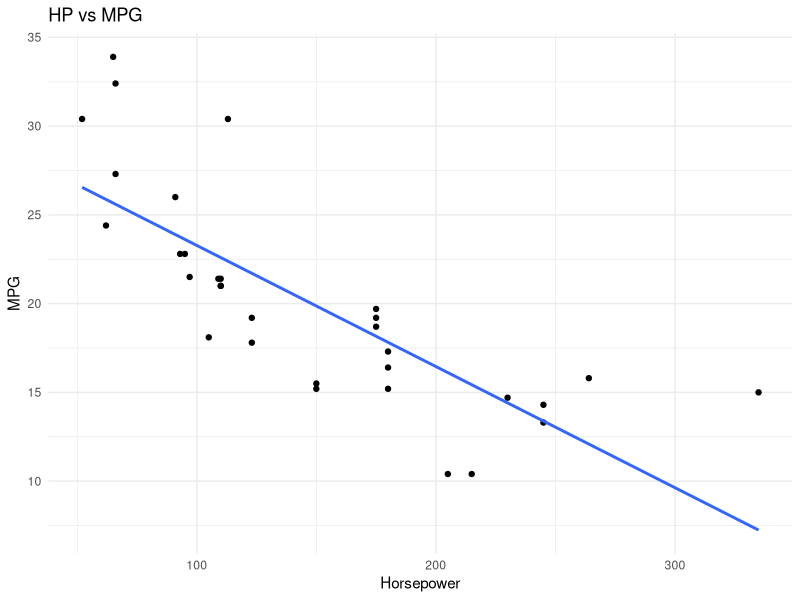
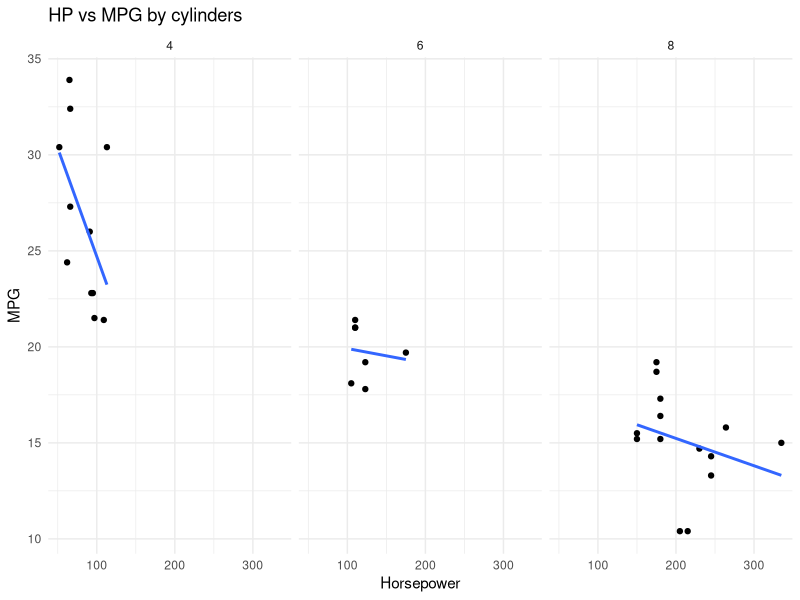
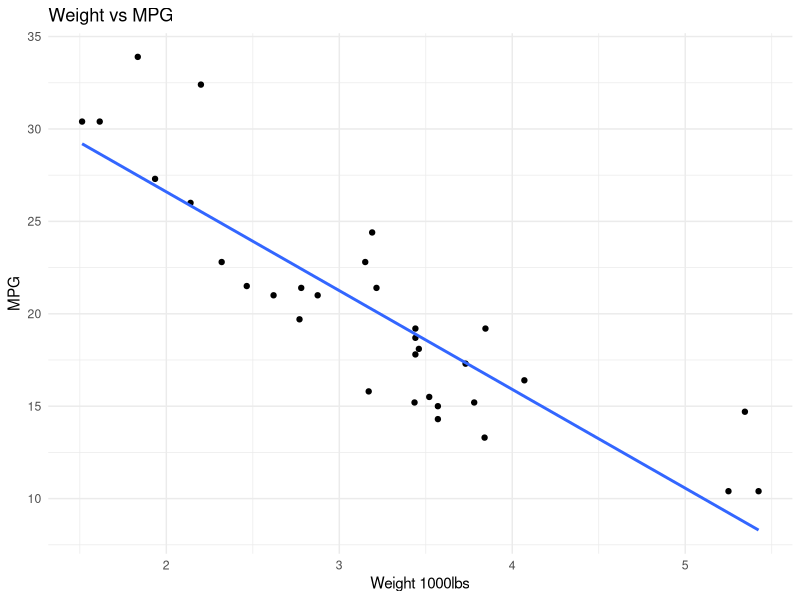

The R script that drew these images, in order:

library(ggplot2)
data(mtcars)

mtcars$cyl <- factor(mtcars$cyl)

vars <- c("mpg", "hp", "wt", "disp")
cor_mat <- cor(mtcars[, vars])

hp <- ggplot(mtcars, aes(x = hp, y = mpg)) +
  geom_point() +
  stat_smooth(method = "lm", se = FALSE) +
  labs(title = "HP vs MPG", x = "Horsepower", y = "MPG") +
  theme_minimal()

weight <- ggplot(mtcars, aes(x = wt, y = mpg)) +
  geom_point() +
  stat_smooth(method = "lm", se = FALSE) +
  labs(title = "Weight vs MPG", x = "Weight 1000lbs", y = "MPG") +
  theme_minimal()

hp_both <- ggplot(mtcars, aes(hp, mpg)) +
  geom_point() +
  stat_smooth(method = "lm", se = FALSE) +
  facet_wrap(~ cyl, nrow = 1, scales = "fixed") +
  labs(title = "HP vs MPG by cylinders", x = "Horsepower", y = "MPG") +
  theme_minimal()

if (interactive()) {
  print(round(cor_mat, 2))
  print(hp)
  print(weight)
  print(hp_both)
}

